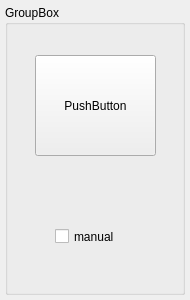
<?xml version="1.0" encoding="UTF-8"?>
<ui version="4.0">
 <class>MotionSensor</class>
 <widget class="QWidget" name="MotionSensor">
  <property name="geometry">
   <rect>
    <x>0</x>
    <y>0</y>
    <width>190</width>
    <height>300</height>
   </rect>
  </property>
  <property name="minimumSize">
   <size>
    <width>190</width>
    <height>300</height>
   </size>
  </property>
  <property name="windowTitle">
   <string>Form</string>
  </property>
  <widget class="QGroupBox" name="groupBox">
   <property name="geometry">
    <rect>
     <x>5</x>
     <y>5</y>
     <width>180</width>
     <height>290</height>
    </rect>
   </property>
   <property name="sizePolicy">
    <sizepolicy hsizetype="Preferred" vsizetype="Expanding">
     <horstretch>0</horstretch>
     <verstretch>0</verstretch>
    </sizepolicy>
   </property>
   <property name="title">
    <string>GroupBox</string>
   </property>
   <widget class="QCheckBox" name="check">
    <property name="geometry">
     <rect>
      <x>50</x>
      <y>220</y>
      <width>91</width>
      <height>23</height>
     </rect>
    </property>
    <property name="text">
     <string>manual</string>
    </property>
   </widget>
   <widget class="QPushButton" name="button">
    <property name="geometry">
     <rect>
      <x>30</x>
      <y>50</y>
      <width>121</width>
      <height>101</height>
     </rect>
    </property>
    <property name="text">
     <string>PushButton</string>
    </property>
   </widget>
   <widget class="QLabel" name="label">
    <property name="geometry">
     <rect>
      <x>5</x>
      <y>160</y>
      <width>171</width>
      <height>20</height>
     </rect>
    </property>
    <property name="text">
     <string notr="true"/>
    </property>
    <property name="alignment">
     <set>Qt::AlignCenter</set>
    </property>
   </widget>
   <widget class="QWidget" name="statusLED" native="true">
    <property name="geometry">
     <rect>
      <x>84</x>
      <y>170</y>
      <width>12</width>
      <height>12</height>
     </rect>
    </property>
    <property name="sizePolicy">
     <sizepolicy hsizetype="Fixed" vsizetype="Fixed">
      <horstretch>0</horstretch>
      <verstretch>0</verstretch>
     </sizepolicy>
    </property>
    <property name="minimumSize">
     <size>
      <width>10</width>
      <height>10</height>
     </size>
    </property>
    <property name="maximumSize">
     <size>
      <width>15</width>
      <height>15</height>
     </size>
    </property>
   </widget>
  </widget>
 </widget>
 <resources/>
 <connections/>
</ui>
